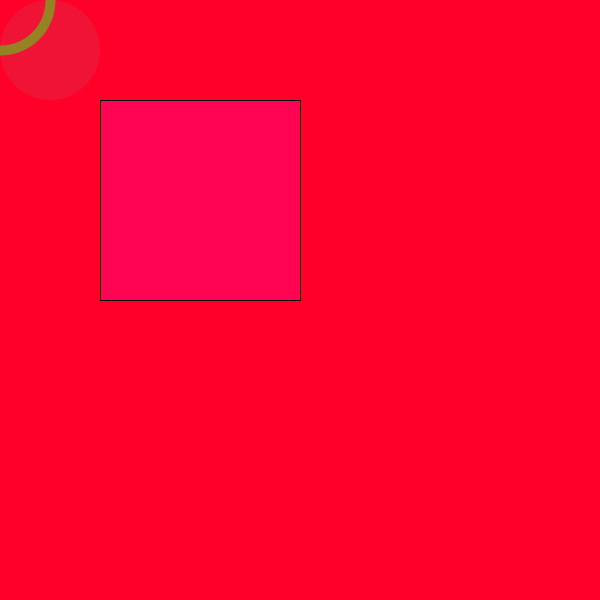
Frame 1 (no input)
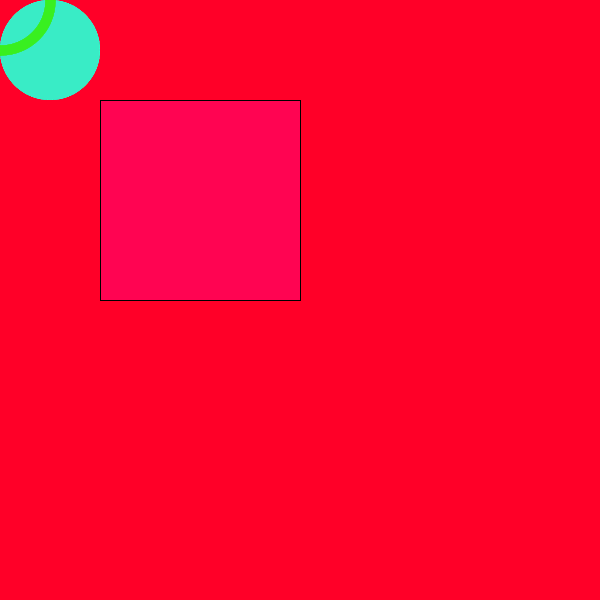
Frame 60 (the mouse pressed at the canvas centre just before this capture)
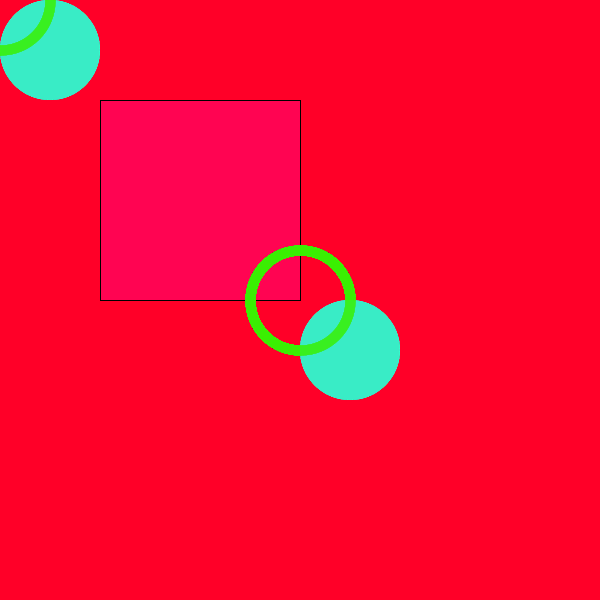
Frame 120 (the mouse held since frame 60 and released just before this capture)

The Processing sketch that drew these frames (run headless with seeded random() and noise(); from frame 60 on, the mouse is pressed at the canvas centre):

// Processing sketch: processing_84898
// ── processing_84898.pde

// width and height are built in.
int centerX = 600 / 2; 
int centerY = 600 / 2;

void setup() {
  size(600, 600);
  background(255, 0, 40);
  fill(255, 21, 255, 50);
  rectMode(CENTER);
  rect(200, 200, 200, 200);
}

void draw() {
  strokeWeight(10);
  stroke(57, 240, 2, 128);
  noFill();
  ellipseMode(CENTER);
  ellipse(mouseX, mouseY, 100, 100);
  noStroke();
  ellipseMode(CORNER);
  fill(57, 240, 200, 20);
  ellipse(mouseX, mouseY, 100, 100);
}
